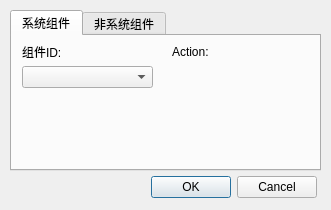
<?xml version="1.0" encoding="UTF-8"?>
<ui version="4.0">
 <class>ChildEditer</class>
 <widget class="QDialog" name="ChildEditer">
  <property name="geometry">
   <rect>
    <x>0</x>
    <y>0</y>
    <width>331</width>
    <height>210</height>
   </rect>
  </property>
  <property name="windowTitle">
   <string>Dialog</string>
  </property>
  <widget class="QDialogButtonBox" name="buttonBox">
   <property name="geometry">
    <rect>
     <x>6</x>
     <y>171</y>
     <width>311</width>
     <height>32</height>
    </rect>
   </property>
   <property name="orientation">
    <enum>Qt::Horizontal</enum>
   </property>
   <property name="standardButtons">
    <set>QDialogButtonBox::Cancel|QDialogButtonBox::Ok</set>
   </property>
  </widget>
  <widget class="QTabWidget" name="tabEditer">
   <property name="geometry">
    <rect>
     <x>10</x>
     <y>10</y>
     <width>311</width>
     <height>161</height>
    </rect>
   </property>
   <property name="currentIndex">
    <number>0</number>
   </property>
   <widget class="QWidget" name="tab">
    <attribute name="title">
     <string>系统组件</string>
    </attribute>
    <widget class="QLabel" name="label_4">
     <property name="geometry">
      <rect>
       <x>10</x>
       <y>10</y>
       <width>54</width>
       <height>12</height>
      </rect>
     </property>
     <property name="text">
      <string>组件ID:</string>
     </property>
    </widget>
    <widget class="QLabel" name="label_5">
     <property name="geometry">
      <rect>
       <x>160</x>
       <y>10</y>
       <width>54</width>
       <height>12</height>
      </rect>
     </property>
     <property name="text">
      <string>Action:</string>
     </property>
    </widget>
    <widget class="QComboBox" name="cbPlugID_Sys">
     <property name="geometry">
      <rect>
       <x>10</x>
       <y>30</y>
       <width>131</width>
       <height>22</height>
      </rect>
     </property>
    </widget>
   </widget>
   <widget class="QWidget" name="tab_2">
    <attribute name="title">
     <string>非系统组件</string>
    </attribute>
    <widget class="QLabel" name="label">
     <property name="geometry">
      <rect>
       <x>10</x>
       <y>10</y>
       <width>54</width>
       <height>12</height>
      </rect>
     </property>
     <property name="text">
      <string>组件ID:</string>
     </property>
    </widget>
    <widget class="QLabel" name="label_3">
     <property name="geometry">
      <rect>
       <x>160</x>
       <y>10</y>
       <width>54</width>
       <height>12</height>
      </rect>
     </property>
     <property name="text">
      <string>Action:</string>
     </property>
    </widget>
   </widget>
  </widget>
 </widget>
 <resources/>
 <connections>
  <connection>
   <sender>buttonBox</sender>
   <signal>accepted()</signal>
   <receiver>ChildEditer</receiver>
   <slot>accept()</slot>
   <hints>
    <hint type="sourcelabel">
     <x>248</x>
     <y>254</y>
    </hint>
    <hint type="destinationlabel">
     <x>157</x>
     <y>274</y>
    </hint>
   </hints>
  </connection>
  <connection>
   <sender>buttonBox</sender>
   <signal>rejected()</signal>
   <receiver>ChildEditer</receiver>
   <slot>reject()</slot>
   <hints>
    <hint type="sourcelabel">
     <x>316</x>
     <y>260</y>
    </hint>
    <hint type="destinationlabel">
     <x>286</x>
     <y>274</y>
    </hint>
   </hints>
  </connection>
 </connections>
</ui>
